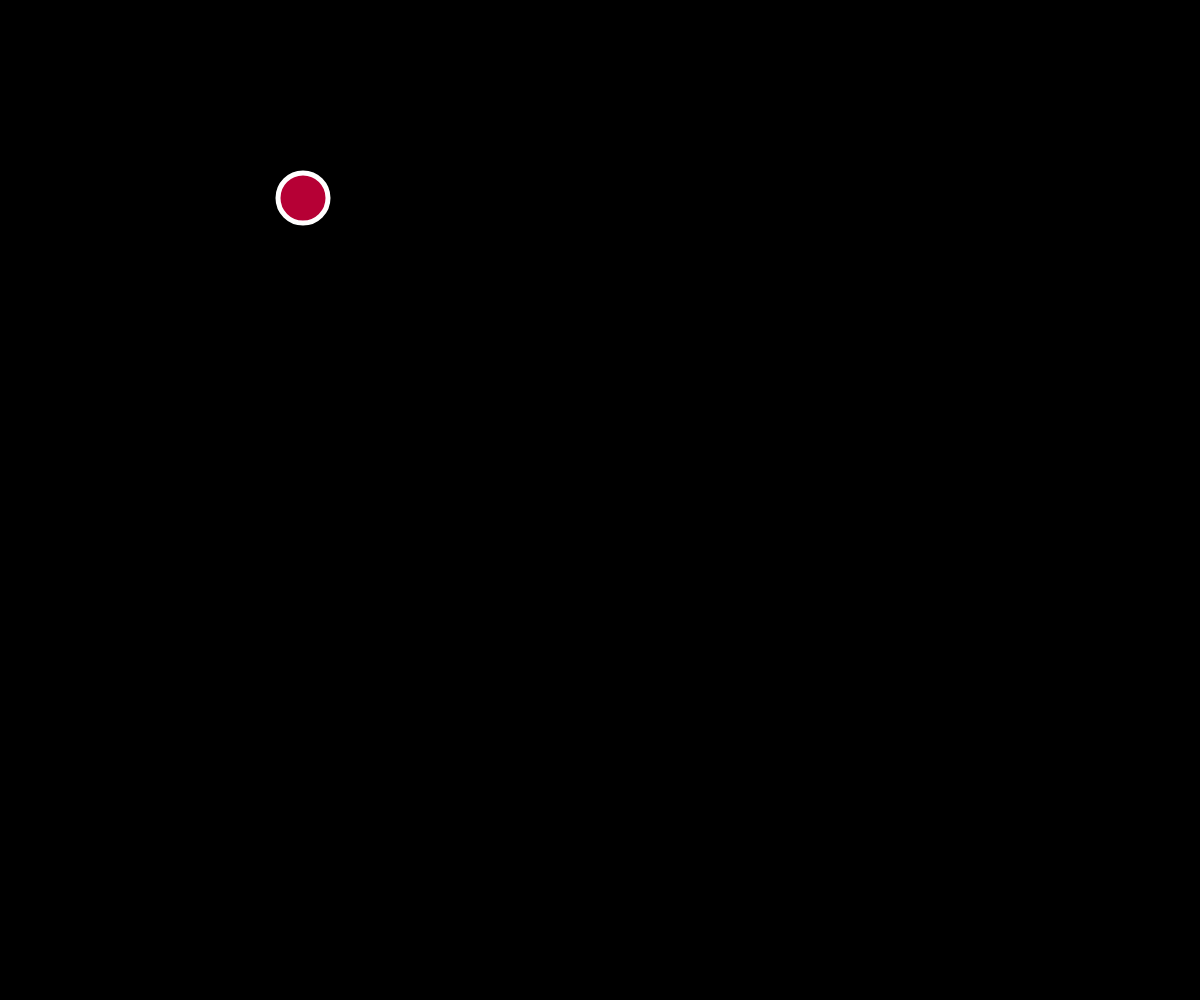
Frame 1 (no input)
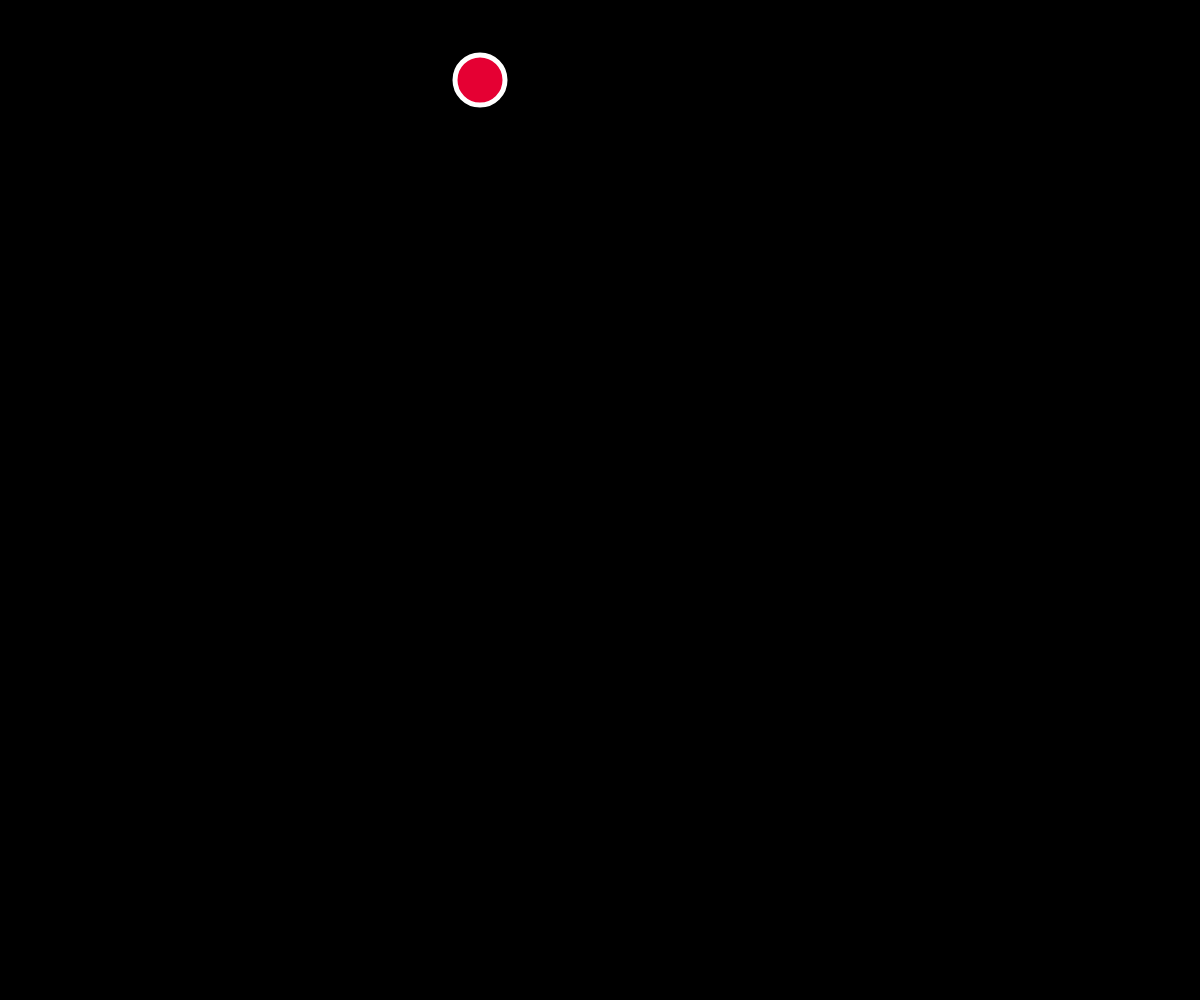
Frame 60 (no input)
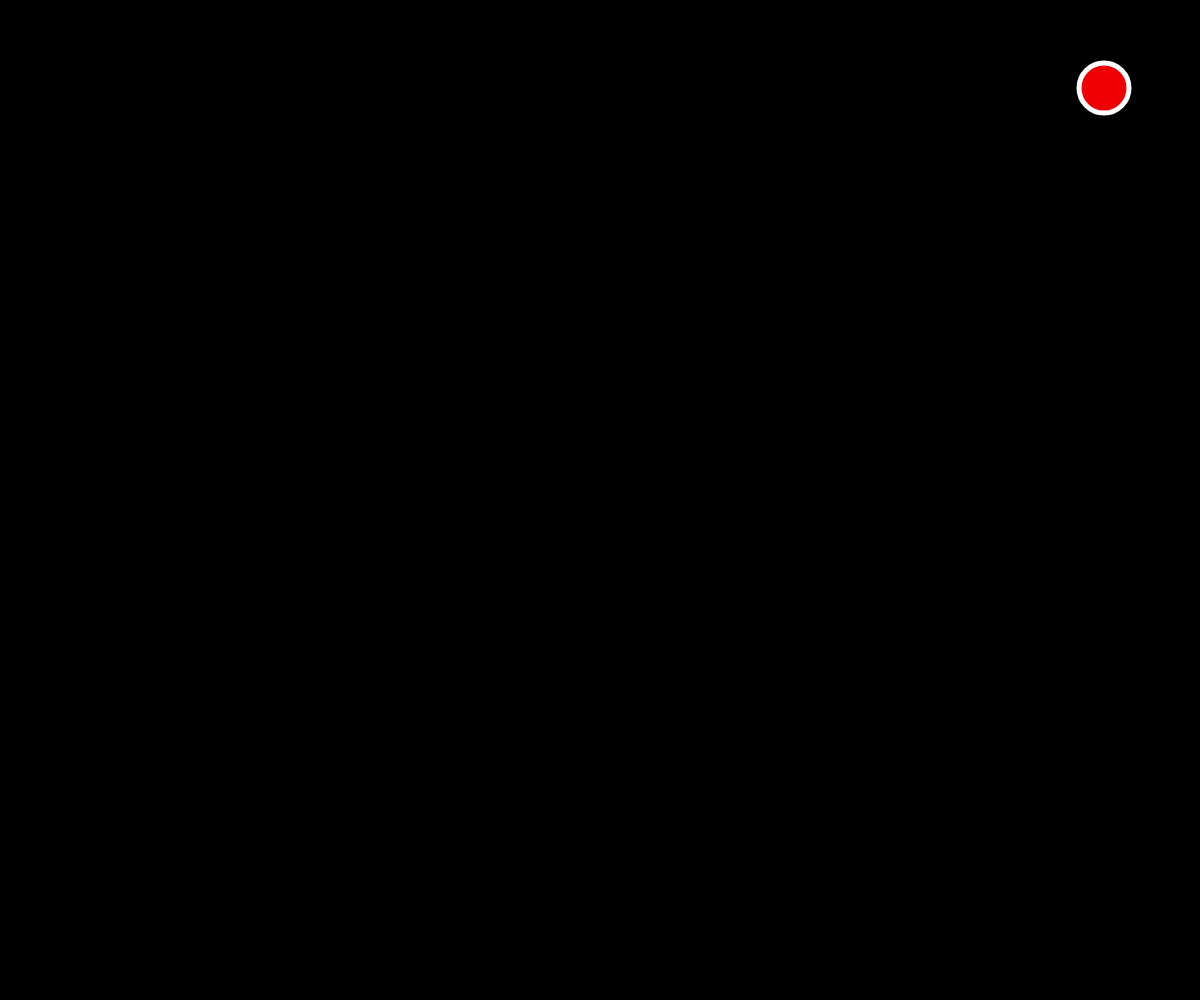
Frame 120 (the mouse pressed at the canvas centre since frame 60)

The p5.js sketch that drew these frames (run headless with seeded random() and noise() and a simulated clock; from frame 60 on, the mouse is pressed at the canvas centre):

// p5.js sketch
// ── sketch.js
var ball = {
    x: 300,
    y: 200,
    speedX: 3,
    speedY: -2,
    size: 50
};

function setup() {
    createCanvas(window.innerWidth, window.innerHeight);
}

function draw() {
    background(0);

    bounce()
    move()
    display()
}

function move() {
    ball.x = ball.x + ball.speedX;
    ball.y = ball.y + ball.speedY; 
}

function bounce() {
    
    if(ball.x > width - 25 || ball.x < 25) {
        ball.speedX = ball.speedX * -1;
    }
    
    if(ball.y > height - 25 || ball.y < 25){
        ball.speedY = ball.speedY * -1;
    }
    
}

function display() {
    stroke(255);
    strokeWeight(5);
    fill(random(255), 0, random(255))
    ellipse(ball.x, ball.y, ball.size);
}

function mousePressed()
{
    ball.speedX += 10;
}
